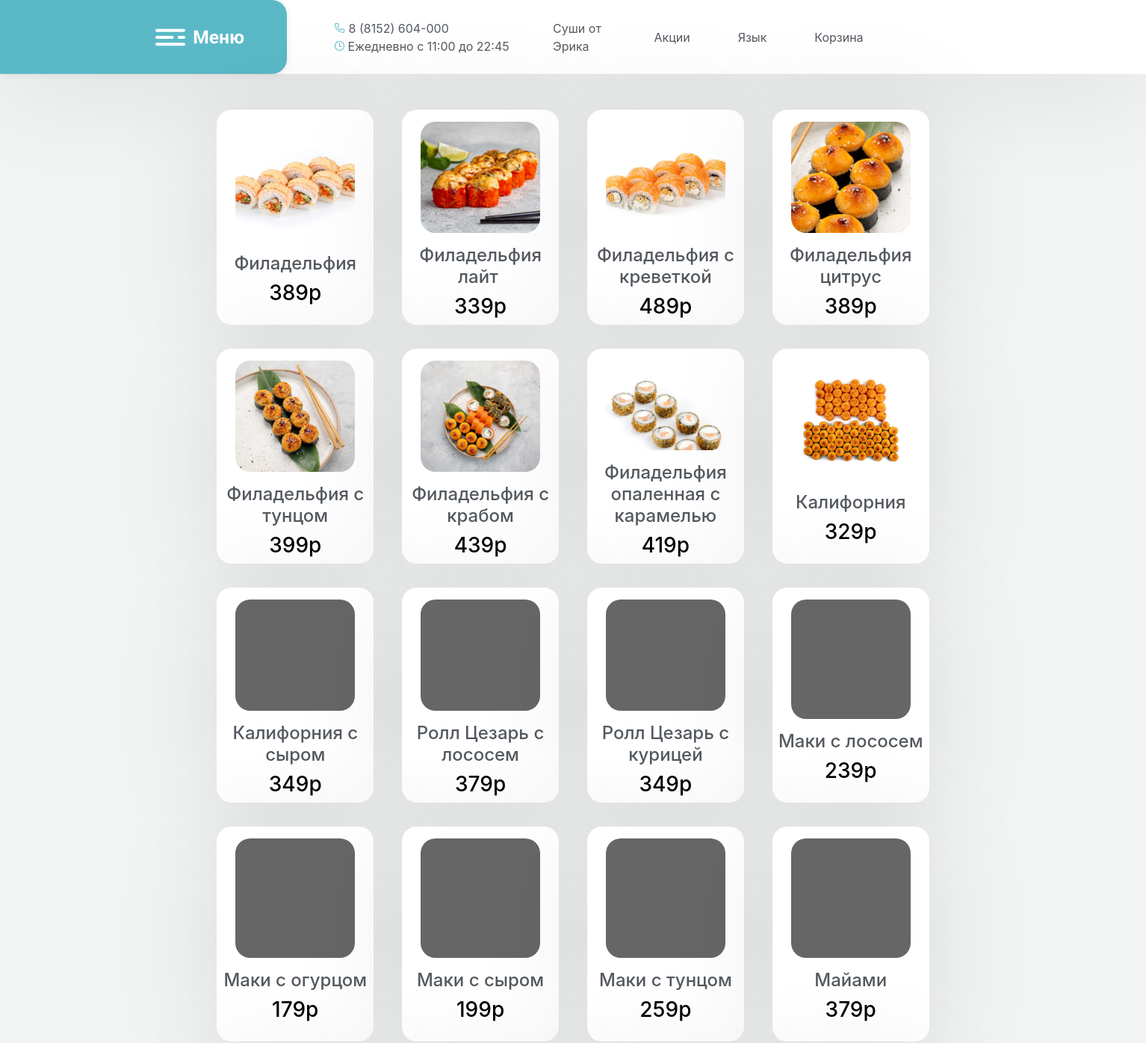
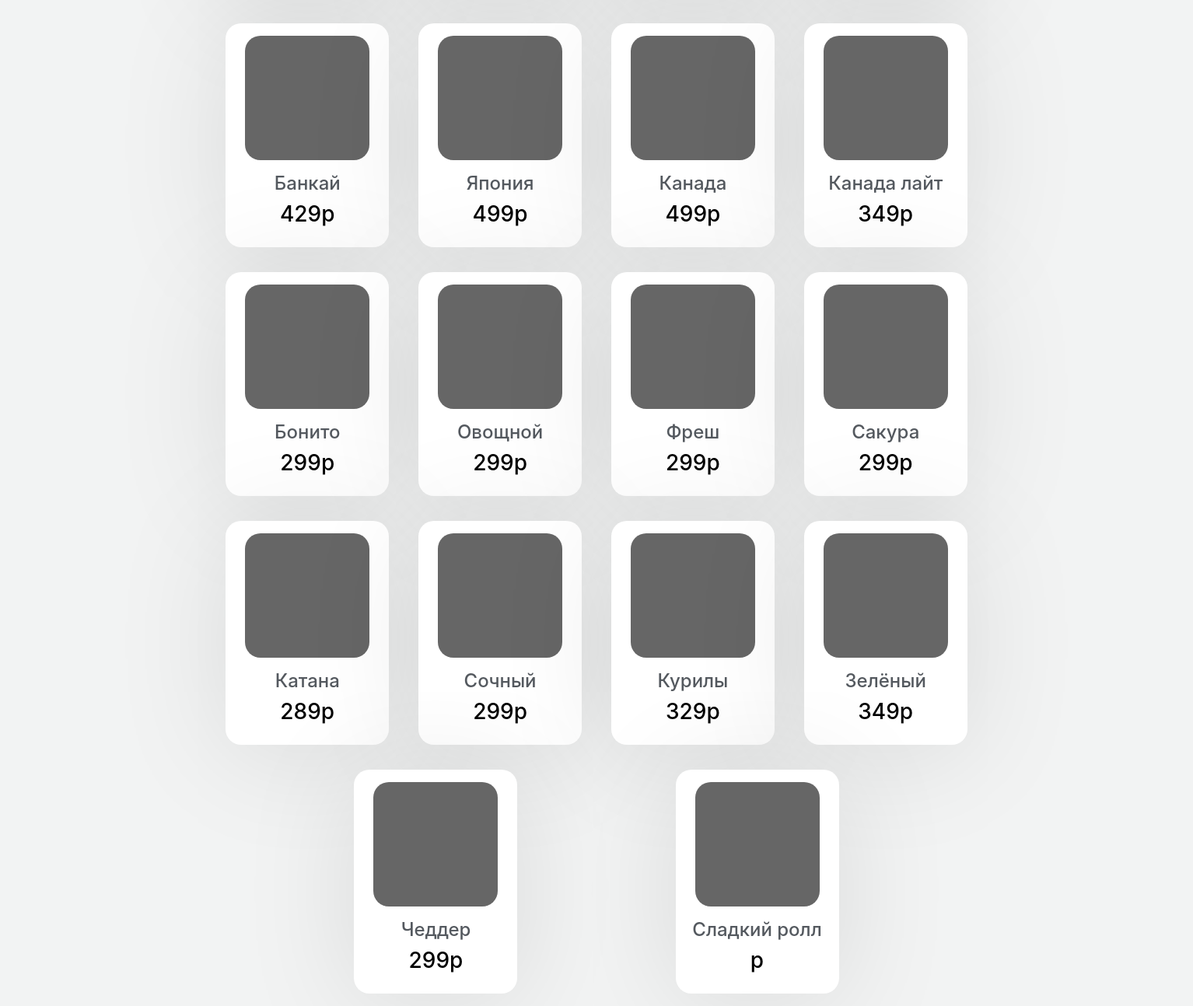
Page /category/0 on the committed database (2 pictures, top to bottom).
### index.py (models this page shows)
class Food(db.Model):
    id = db.Column(db.Integer, primary_key=True)
    name = db.Column(db.String, nullable=False)
    price = db.Column(db.Integer, nullable=False)

### index.py (the view)
@app.route("/category/<int:category_id>")
def show_category(category_id):
    category = db.session.query(Categories).filter_by(id=category_id).first_or_404()
    foods_ids = json.loads(category.food_list)
    food_list = db.session.query(Food).filter(Food.id.in_(foods_ids)).all()
    return render_template("category.html", food_list=food_list, category_name=category.name)

### templates/category.html (shortened to what this page needs)
{% extends 'base.html' %}
{% block body %}
<main>
<section class="row-objects">
	{% for j in range(0, food_list|length) %}
	<div class="list-object list-object-parent" onClick="document.location='/meal/{{ food_list[j].id }}'">
		<div class="list-object-category" style="background-image: url('..//static/media/s_{{ food_list[j].id }}.jpg');">
		</div>
		<div> <h4> {{ food_list[j].name }} </h4> </div>
		<div style="color: #000"> <h3> {{ food_list[j].price }}p </h3> </div>
	</div>
	{% endfor %}
</section>
</main>
{% endblock %}

### static/css/style.css (style rules this page uses)
body { background-color: #f2f3f3; color: #54595F; margin: 0; padding: 0; width: 100vw; height: 100vh; font-size: 16px !important; }
main { width: 65%; margin-left: auto; margin-right: auto; }
.row-objects { margin: 20px auto; display: flex; justify-content: space-evenly; align-items: center; flex-wrap: wrap; }
.list-object { box-shadow: 0 0px 10px rgba(0,0,0,0.1); background-color: #666; width: 210px; height: 210px; border-radius: 20px; text-align: center; margin: 1em 1em; }

### templates/category.html (style rules this page uses)
.list-object-parent { display: flex; flex-direction: column; cursor: pointer; height: 18em; background-color: #fff; box-shadow: 0 10px 150px rgba(0,0,0,0.1); align-items: center; }
.list-object-category { background-color: #666; width: 10em; height: 10em; border-radius: 20px;  margin-left: 0; margin-right: 0; margin-top: 1em; margin-bottom: 1em; background-size: cover; }

### rows in the picture
Food: name "Филадельфия", price "389"
Food: name "Филадельфия лайт", price "339"
Food: name "Филадельфия с креветкой", price "489"
Food: name "Филадельфия цитрус", price "389"
Food: name "Филадельфия с тунцом", price "399"
Food: name "Филадельфия с крабом", price "439"
Food: name "Филадельфия опаленная с карамелью", price "419"
Food: name "Калифорния", price "329"
Food: name "Калифорния с сыром", price "349"
Food: name "Ролл Цезарь с лососем", price "379"
Food: name "Ролл Цезарь с курицей", price "349"
Food: name "Маки с лососем", price "239"
Food: name "Маки с огурцом", price "179"
Food: name "Маки с сыром", price "199"
Food: name "Маки с тунцом", price "259"
Food: name "Майами", price "379"
Food: name "Банкай", price "429"
Food: name "Япония", price "499"
Food: name "Канада", price "499"
Food: name "Канада лайт", price "349"
Food: name "Бонито", price "299"
Food: name "Овощной", price "299"
Food: name "Фреш", price "299"
Food: name "Сакура", price "299"
Food: name "Катана", price "289"
Food: name "Сочный", price "299"
Food: name "Курилы", price "329"
Food: name "Зелёный", price "349"
Food: name "Чеддер", price "299"
Food: name "Сладкий ролл"
